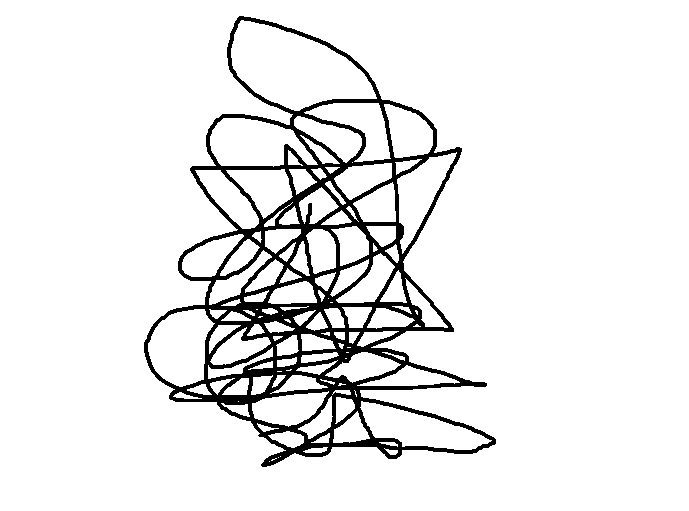
#> input picture Image/N1.png, 689 x 511 px, found by its file name
$ python Corners.py Image/N1.png
#> lines starting #> are read from the running program, lines starting #| are printed output that depends on the picture; after the words box and inside, x2 and y2 are one past the last pixel; in counts of white or black regions, pixels touching at a corner belong together
"""


Usage example:
python corners.py --window_size 5 --k_corner_response 0.04 --corner_threshold 10000 checkerboard.png

"""
__author__ = 'jhughes'

import cv2
import numpy as np
import sys
import getopt
import operator

def readImage(filename):
    """
     Read in an image file, errors out if we can't find the file
    :param filename:
    :return: Img object if filename is found
    """
#> called with filename = 'N1.png'
    img = cv2.imread(filename, 0)
#> img: shape (511, 689); 92.1% white; 1 black region, box (x1, y1, x2, y2) and area: (144, 16, 496, 467) 27873
#| Shape: (511, 689)
#| Size: 352079
#| Type: uint8
#> (printed output is left out)
    if img is None:
        print('Invalid image:' + filename)
        return None
    else:
        print('Image successfully read...')
        return img

def findCorners(img, window_size, k, thresh):
    """
    Finds and returns list of corners and new image with corners drawn
    :param img: The original image
    :param window_size: The size (side length) of the sliding window
    :param k: Harris corner constant. Usually 0.04 - 0.06
    :param thresh: The threshold above which a corner is counted
    :return:
    """
#> called with window_size = 5, k = 0.04, thresh = 10000
    #Find x and y derivatives
    dy, dx = np.gradient(img)
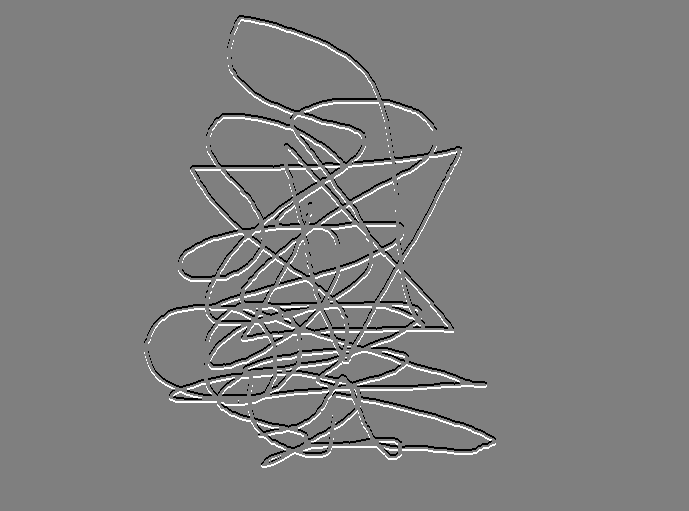
#> dy: shape (511, 689) float64; min -127.5, max 127.5, mean 0; drawn with min black and max white
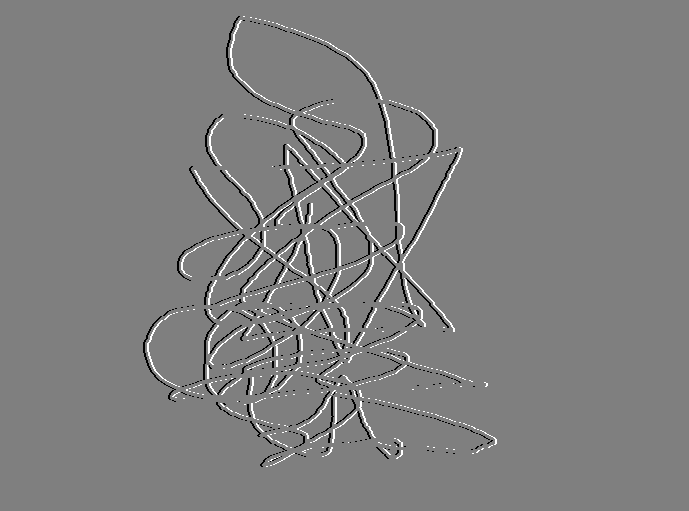
#> dx: shape (511, 689) float64; min -127.5, max 127.5, mean 0; drawn with min black and max white
    Ixx = dx**2
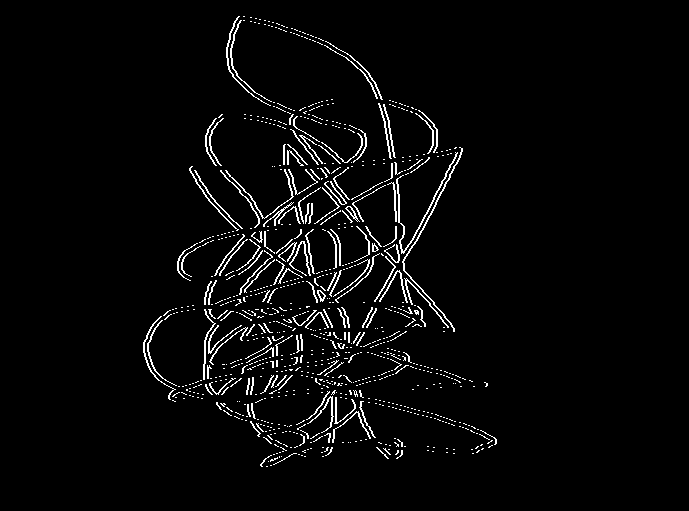
#> Ixx: shape (511, 689) float64; values 0 (black) and 16256.2 (white), 3.3% white in thin lines or dots, all inside (x1, y1, x2, y2) = (143, 16, 497, 467)
    Ixy = dy*dx
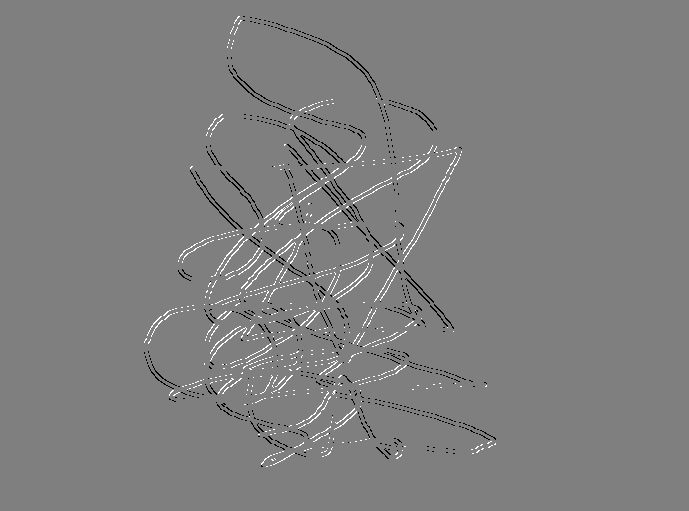
#> Ixy: shape (511, 689) float64; min -16256.2, max 16256.2, mean 8.2; drawn with min black and max white
    Iyy = dy**2
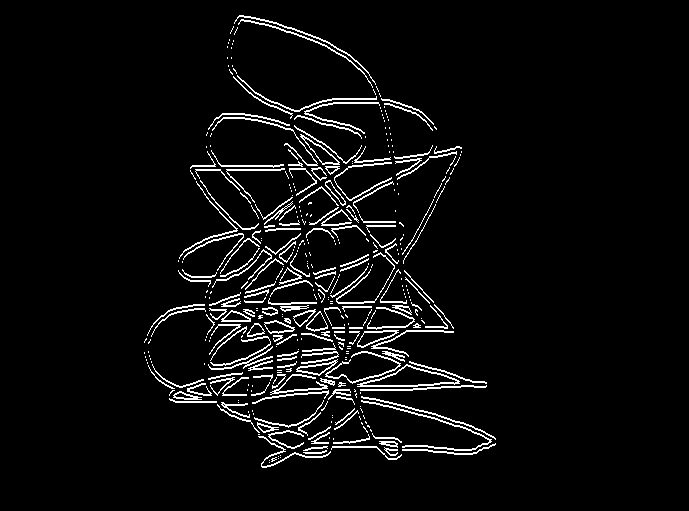
#> Iyy: shape (511, 689) float64; values 0 (black) and 16256.2 (white), 4.9% white in thin lines or dots, all inside (x1, y1, x2, y2) = (144, 15, 496, 468)
    height = img.shape[0]
#> height = 511
    width = img.shape[1]
#> width = 689

    cornerList = []
    newImg = img.copy()
    color_img = cv2.cvtColor(newImg, cv2.COLOR_GRAY2RGB)
#> color_img is the input picture: shape (511, 689, 3); 92.1% white; 1 black region, box (x1, y1, x2, y2) and area: (144, 16, 496, 467) 27873
    offset = int(window_size/2)

    #Loop through image and find our corners
    print ("Finding Corners...")
    for y in range(offset, height-offset):
        for x in range(offset, width-offset):
            #Calculate sum of squares
            windowIxx = Ixx[y-offset:y+offset+1, x-offset:x+offset+1]
            windowIxy = Ixy[y-offset:y+offset+1, x-offset:x+offset+1]
            windowIyy = Iyy[y-offset:y+offset+1, x-offset:x+offset+1]
            Sxx = windowIxx.sum()
            Sxy = windowIxy.sum()
            Syy = windowIyy.sum()

            #Find determinant and trace, use to get corner response
            det = (Sxx * Syy) - (Sxy**2)
            trace = Sxx + Syy
            r = det - k*(trace**2)

            #If corner response is over threshold, color the point and add to corner list
            if r > thresh:
                print (x, y, r)
                cornerList.append([x, y, r])
                color_img.itemset((y, x, 0), 0)
                color_img.itemset((y, x, 1), 0)
                color_img.itemset((y, x, 2), 255)
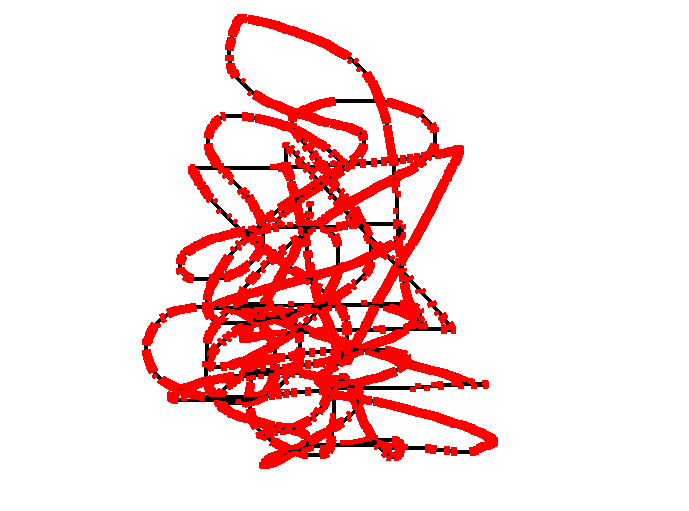
#> color_img: shape (511, 689, 3); 12.55% of pixels changed, all inside (x1, y1, x2, y2) = (142, 14, 498, 469)
#> after the loop, cornerList = 44180 items
    return color_img, cornerList

def main():
    """
    Main parses argument list and runs findCorners() on the image
    :return: None
    """
    #args, img_name = getopt.getopt(sys.argv[1:], '', ['window_size=', 'k_corner_response=', 'corner_threshold='])
    #args = dict(args)
    #print (args)
    window_size = 5 #args.get('--window_size')
    k = 0.04 # args.get('--k_corner_response')
    thresh = 10000 # args.get('--corner_threshold')

    img_name = "N1.png"

    print("Image Name: " + str(img_name))
    print("Window Size: " + str(window_size))
    print("K Corner Response: " + str(k))
    print("Corner Response Threshold:" +str(thresh))

    img = readImage(img_name)
    if img is not None:
        if len(img.shape) == 3:
            img = cv2.cvtColor(img, cv2.COLOR_RGB2GRAY)
        if len(img.shape) == 4:
            img = cv2.cvtColor(img, cv2.COLOR_RGBA2GRAY)
        print ("Shape: " + str(img.shape))
        print ("Size: " + str(img.size))
        print ("Type: " + str(img.dtype))
        print ("Printing Original Image...")
        print(img)
        finalImg, cornerList = findCorners(img, int(window_size), float(k), int(thresh))
#> cornerList = 44180 items
        if finalImg is not None:
            cv2.imwrite("finalimage.png", finalImg)

        # Write top 100 corners to file
        cornerList.sort(key=operator.itemgetter(2))
        outfile = open('corners.txt', 'w')
        for i in range(100):
            outfile.write(str(cornerList[i][0]) + ' ' + str(cornerList[i][1]) + ' ' + str(cornerList[i][2]) + '\n')
        outfile.close()


if __name__ == "__main__":
    main()

$ run again, with Image/NL.png copied over Image/N1.png
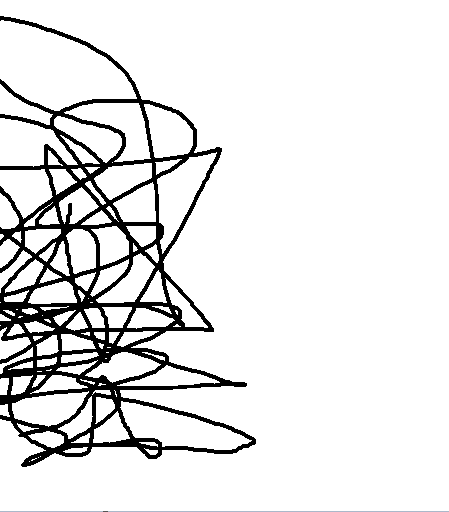
#> input picture Image/NL.png, 449 x 512 px, found by its file name
#| Shape: (512, 449)
#| Size: 229888
#| Type: uint8
#> (printed output is left out)
#> in findCorners, `Iyy = dy**2`:
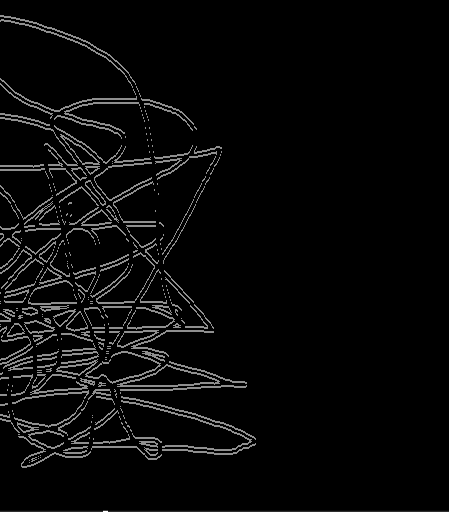
#> Iyy: shape (512, 449) float64; min 0, max 28900, mean 1018.4; drawn with min black and max white
#> after the loop in findCorners, `for y in range(offset, height-offset):`:
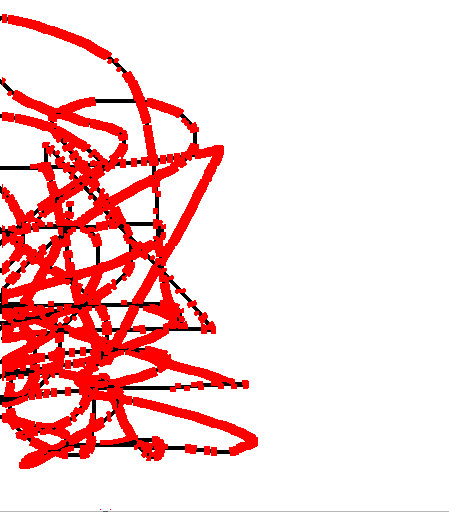
#> color_img: shape (512, 449, 3); mean B, G, R 208.9, 208.9, 249.3
#> after the loop in findCorners, `for y in range(offset, height-offset):`: cornerList = 36460 items

$ run again, with Image/NR.png copied over Image/N1.png
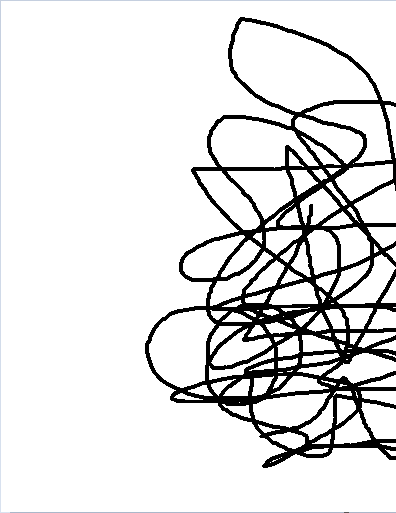
#> input picture Image/NR.png, 396 x 513 px, found by its file name
#| Shape: (513, 396)
#| Size: 203148
#| Type: uint8
#> (printed output is left out)
#> in findCorners, `Iyy = dy**2`:
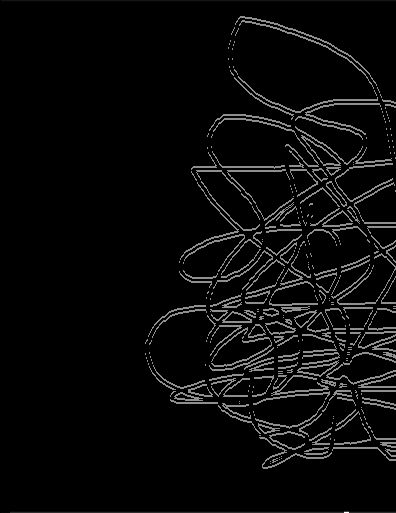
#> Iyy: shape (513, 396) float64; min 0, max 28900, mean 1156.4; drawn with min black and max white
#> after the loop in findCorners, `for y in range(offset, height-offset):`:
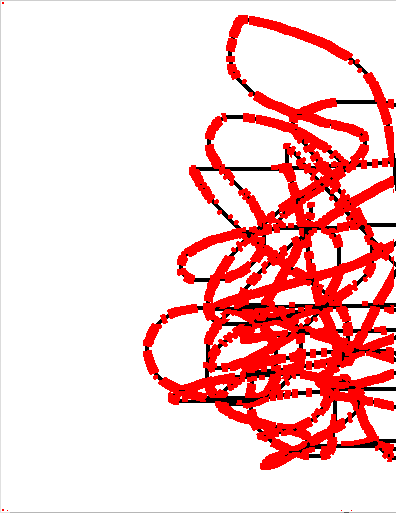
#> color_img: shape (513, 396, 3); mean B, G, R 202.3, 202.3, 248
#> after the loop in findCorners, `for y in range(offset, height-offset):`: cornerList = 36443 items
